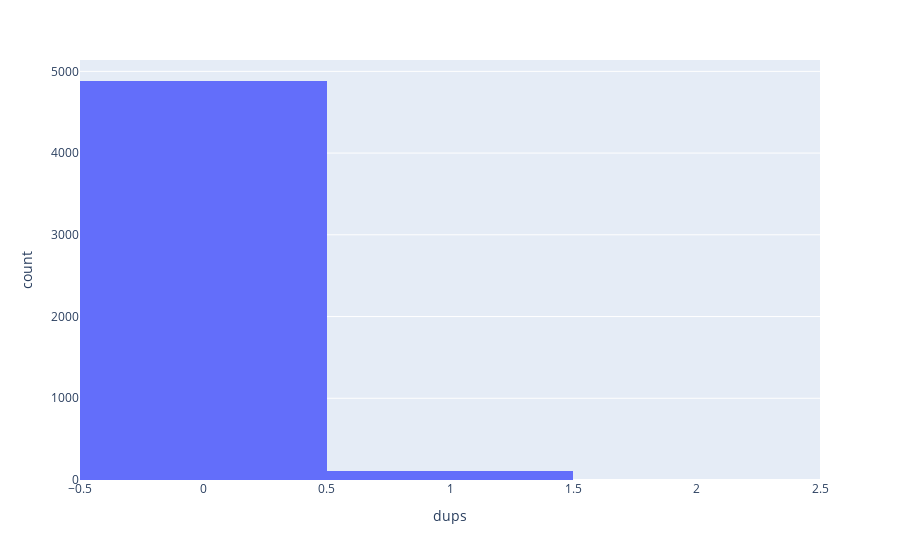

This figure's notebook cell:
### Code cell
duplicates = pd.DataFrame(survey.duplicate_tracker, index=["dups"]).transpose()
fig = px.histogram(duplicates, x="dups")
fig.show()

### Figure 1 — Plotly figure (JSON) as saved in the notebook; plotly's stock layout.template omitted (floating-point values rounded to 4 significant figures; data arrays with more than 128 entries replaced by an {"elided": "..."} marker saying what was removed)
{"data": [{"alignmentgroup": "True", "bingroup": "x", "hovertemplate": "dups=%{x}<br>count=%{y}<extra></extra>", "legendgroup": "", "marker": {"color": "#636efa", "pattern": {"shape": ""}}, "name": "", "offsetgroup": "", "orientation": "v", "showlegend": false, "type": "histogram", "x": {"elided": "5000 int values"}, "xaxis": "x", "yaxis": "y"}], "layout": {"barmode": "relative", "legend": {"tracegroupgap": 0}, "margin": {"t": 60}, "xaxis": {"anchor": "y", "domain": [0, 1], "title": {"text": "dups"}}, "yaxis": {"anchor": "x", "domain": [0, 1], "title": {"text": "count"}}}}
